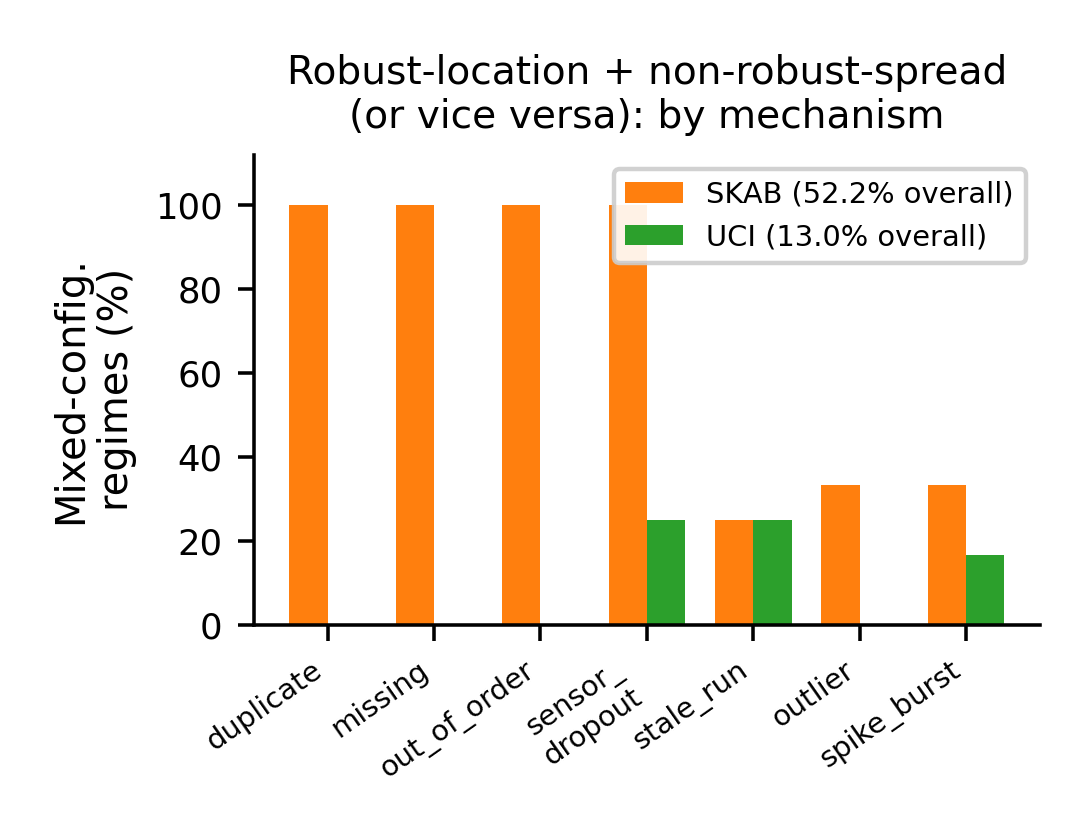

Generate this figure with Python:
"""Reproduces the paper's second figure (fig_mixed_config.pdf): frequency
of "mixed configuration" regimes (oracle pairs a robust location expert
with a non-robust spread expert, or vice versa), by mechanism and domain.

Reads results/phase2a_full/phase2a_report.json's
`mixed_configuration_frequency` field (produced by
experiments/run_phase2a_full_report.py, which calls
phase2a_full_analysis.mixed_configuration_frequency()). Does not
recompute anything -- pure plotting from an already-computed result.
"""
import json
import os

import matplotlib
matplotlib.use('Agg')
import matplotlib.pyplot as plt
import numpy as np

_REPO_ROOT = os.path.dirname(os.path.dirname(os.path.abspath(__file__)))
REPORT_JSON = os.path.join(_REPO_ROOT, 'results', 'phase2a_full', 'phase2a_report.json')
OUT_PDF = os.path.join(os.path.dirname(os.path.abspath(__file__)), 'fig_mixed_config.pdf')
OUT_PNG = os.path.join(os.path.dirname(os.path.abspath(__file__)), 'fig_mixed_config.png')

# Mechanism display order/labels matching the paper's figure.
MECH_ORDER = ['duplicate', 'missing', 'out_of_order', 'sensor_dropout_burst',
              'stale_run', 'outlier', 'spike_burst']
MECH_LABELS = ['duplicate', 'missing', 'out_of_order', 'sensor_\ndropout',
               'stale_run', 'outlier', 'spike_burst']


def main():
    with open(REPORT_JSON) as f:
        report = json.load(f)
    mixed = report['mixed_configuration_frequency']

    skab_overall = mixed['SKAB']['overall_fraction_mixed'] * 100
    uci_overall = mixed['UCI']['overall_fraction_mixed'] * 100
    skab_per_mech = mixed['SKAB']['per_mechanism']
    uci_per_mech = mixed['UCI']['per_mechanism']

    skab = [skab_per_mech.get(m, 0.0) * 100 for m in MECH_ORDER]
    uci = [uci_per_mech.get(m, 0.0) * 100 for m in MECH_ORDER]
    print(f"SKAB overall: {skab_overall:.1f}%   UCI overall: {uci_overall:.1f}%")
    for m, s, u in zip(MECH_ORDER, skab, uci):
        print(f"  {m}: SKAB={s:.1f}%  UCI={u:.1f}%")

    fig, ax = plt.subplots(figsize=(3.4, 2.6))
    x = np.arange(len(MECH_ORDER))
    w = 0.36
    ax.bar(x - w / 2, skab, width=w, label=f'SKAB ({skab_overall:.1f}% overall)', color='tab:orange')
    ax.bar(x + w / 2, uci, width=w, label=f'UCI ({uci_overall:.1f}% overall)', color='tab:green')
    ax.set_xticks(x)
    ax.set_xticklabels(MECH_LABELS, fontsize=6.5, rotation=35, ha='right')
    ax.set_ylabel('Mixed-config.\nregimes (%)', fontsize=9)
    ax.set_title('Robust-location + non-robust-spread\n(or vice versa): by mechanism', fontsize=8.8)
    ax.legend(fontsize=6.5, loc='upper right', framealpha=0.9)
    ax.tick_params(axis='y', labelsize=8)
    for spine in ['top', 'right']:
        ax.spines[spine].set_visible(False)
    ax.set_ylim(0, 112)
    plt.tight_layout()
    plt.savefig(OUT_PDF)
    plt.savefig(OUT_PNG, dpi=320)
    print(f"Wrote {OUT_PDF}")


if __name__ == '__main__':
    main()
